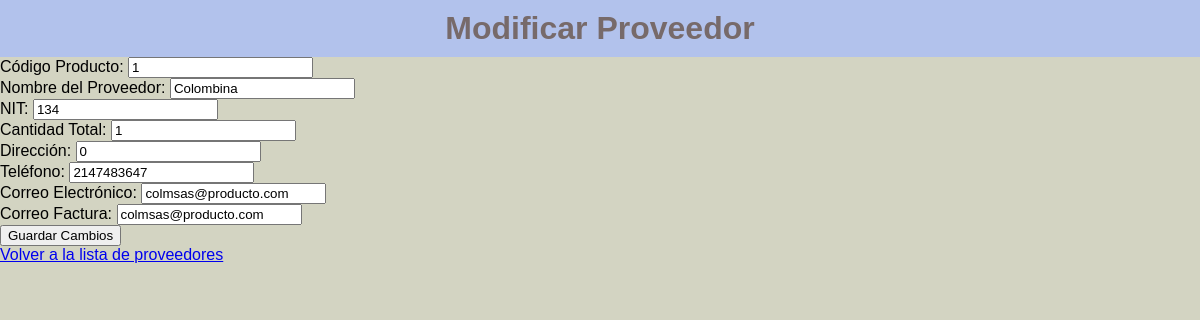
Page /modificar_proveedor.php?codigo=1 (signed in) on the committed database.
### tables this page shows
CREATE TABLE `proveedor` (
  `Codigoproveedor` int(11) NOT NULL,
  `Codigoproducto` int(11) NOT NULL,
  `Nombre_proveedor` varchar(150) NOT NULL,
  `Nit` int(50) NOT NULL,
  `Cantidad_total` int(11) NOT NULL,
  `Direccion` varchar(150) NOT NULL,
  `Telefono` int(100) NOT NULL,
  `Correo_electronico` varchar(100) NOT NULL,
  `Correo_factura` varchar(100) NOT NULL
);

### modificar_proveedor.php (the view, shortened to what this page needs)
<?php
include('conexion.php');
if (isset($_GET['codigo'])) {
    $codigo = $_GET['codigo'];
    $sql = "SELECT Codigoproveedor, Codigoproducto, Nombre_proveedor, Nit, Cantidad_total, Direccion, Telefono, Correo_electronico, Correo_factura FROM proveedor WHERE Codigoproveedor = ?";
    $stmt = $conex->prepare($sql);
    $stmt->bind_param("i", $codigo);
    $stmt->execute();
    $resultado = $stmt->get_result();
    if ($resultado->num_rows > 0) {
        $proveedor = $resultado->fetch_assoc();
    } else {
        echo "Proveedor no encontrado.";
        exit();
    }
} else {
    echo "Código de proveedor no proporcionado.";
    exit();
}
?>
<!DOCTYPE html>
<html>
<head>
    <link rel="stylesheet" type="text/css" href="styles.css">
</head>
<body>
    <h1>Modificar Proveedor</h1>
    <form method="POST" action="">
        <label for="codigo_producto">Código Producto:</label>
        <input type="text" id="codigo_producto" name="codigo_producto" value="<?php echo $proveedor['Codigoproducto']; ?>" required>
        <br>
        <label for="nombre_proveedor">Nombre del Proveedor:</label>
        <input type="text" id="nombre_proveedor" name="nombre_proveedor" value="<?php echo $proveedor['Nombre_proveedor']; ?>" required>
        <br>
        <label for="nit">NIT:</label>
        <input type="text" id="nit" name="nit" value="<?php echo $proveedor['Nit']; ?>" required>
        <br>
        <label for="cantidad_total">Cantidad Total:</label>
        <input type="number" id="cantidad_total" name="cantidad_total" value="<?php echo $proveedor['Cantidad_total']; ?>" required>
        <br>
        <label for="direccion">Dirección:</label>
        <input type="text" id="direccion" name="direccion" value="<?php echo $proveedor['Direccion']; ?>" required>
        <br>
        <label for="telefono">Teléfono:</label>
        <input type="text" id="telefono" name="telefono" value="<?php echo $proveedor['Telefono']; ?>" required>
        <br>
        <label for="correo_electronico">Correo Electrónico:</label>
        <input type="email" id="correo_electronico" name="correo_electronico" value="<?php echo $proveedor['Correo_electronico']; ?>" required>
        <br>
        <label for="correo_factura">Correo Factura:</label>
        <input type="email" id="correo_factura" name="correo_factura" value="<?php echo $proveedor['Correo_factura']; ?>" required>
        <br>
        <button type="submit">Guardar Cambios</button>
    </form>
    <a href="pagina_proveedores.php">Volver a la lista de proveedores</a>
</body>
</html>

### styles.css (style rules this page uses)
body { font-family: Arial, sans-serif; background-color: #d3d4c2; margin: 0px; padding: 0px; }
h1 { text-align: center; padding: 10px; background-color: #b2c2ec; color: rgb(119, 106, 106); margin: 0px; }

### rows in the picture
proveedor: codigo_producto "1", nombre_proveedor "Colombina", nit "134", cantidad_total "1", direccion "0", telefono "2147483647", correo_electronico "colmsas@producto.com", correo_factura "colmsas@producto.com"
